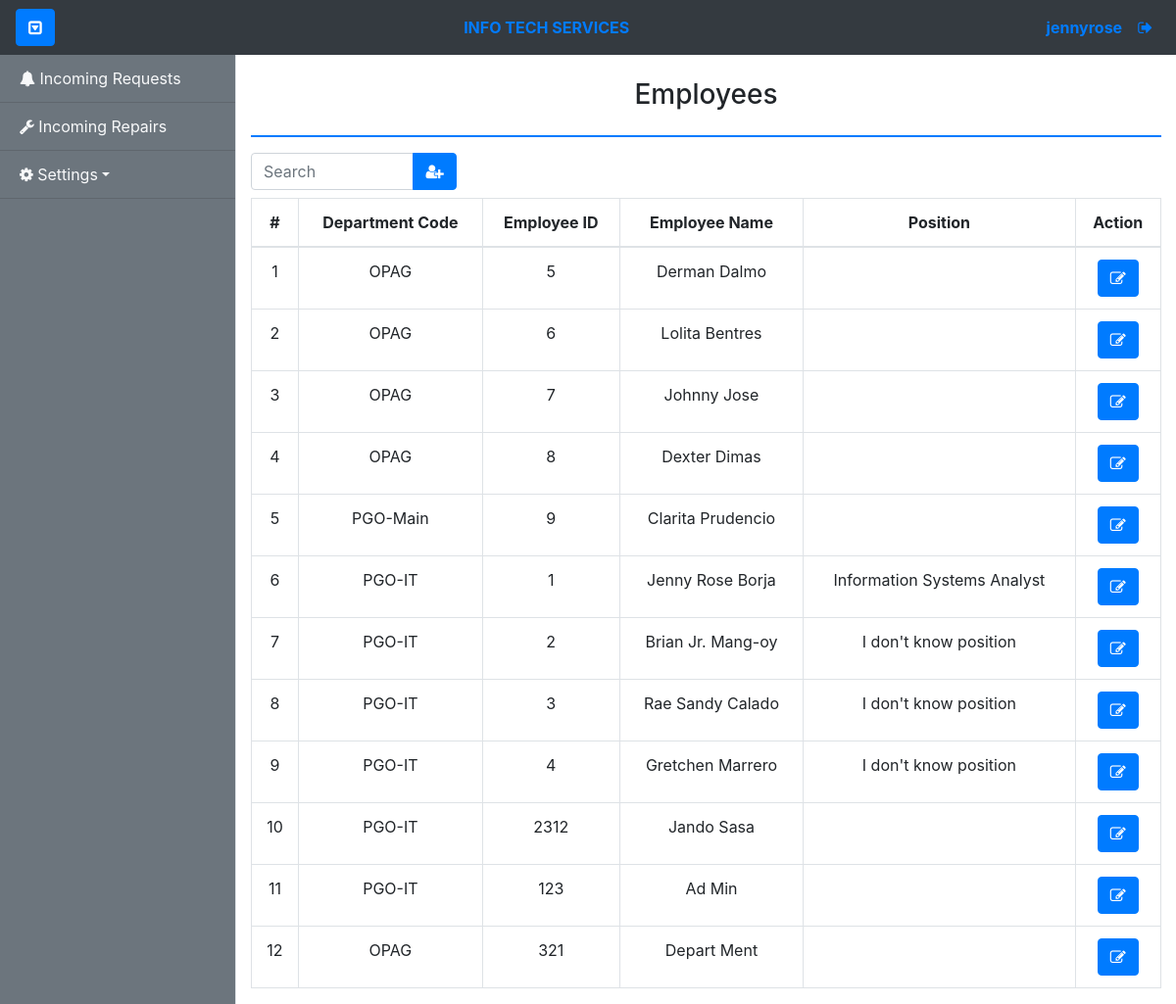
Screenshot of /admin/settings/employees.php (signed in) with the database file from the repository.
### tables this page shows
CREATE TABLE `employee_tbl` (
  `emp_id` int(11) NOT NULL,
  `dept_id` int(11) DEFAULT NULL,
  `emp_idnum` int(255) NOT NULL,
  `emp_fname` varchar(255) NOT NULL,
  `emp_lname` varchar(255) NOT NULL,
  `emp_position` varchar(255) DEFAULT NULL
);

CREATE TABLE `department_tbl` (
  `dept_id` int(11) NOT NULL,
  `dept_code` varchar(255) NOT NULL,
  `dept_name` varchar(255) NOT NULL
);

### config/controllers/controller.php (called while the page is built, shortened)
<?php
class Controller
{
	public function getEmployee($emp_id = null)
	{
		global $con;
		if ($emp_id == null) {
			$qry = "SELECT * FROM employee_tbl INNER JOIN department_tbl ON employee_tbl.dept_id=department_tbl.dept_id";
			if ($con->query($qry)) {
				$result = $con->query($qry);
				$users = array();
				while ($row = $result->fetch_assoc()) {
					$users[] = $row;
				}
				return $users;
			} else {
				return false;
			}
		}
	}
}

### tables/employee-tbl.php (the view)
<?php
if (!$employees) {
?>
  <div class="alert alert-info text-center">
    <?= "No Data Found!"; ?>
  </div>
<?php
} else {
?>
  <table class="table table-bordered text-center">
    <thead class="">
      <th>#</th>
      <th>Department Code</th>
      <th>Employee ID</th>
      <th>Employee Name</th>
      <th>Position</th>
      <th>Action</th>
    </thead>
    <tbody id="table_body">
      <?php
      $id = 1;
      foreach ($employees as $employee) {
      ?>
        <tr>
          <td> <?= $id ?> </td>
          <td> <?= $employee['dept_code'] ?> </td>
          <td> <?= $employee['emp_idnum'] ?> </td>
          <td> <?= $employee['emp_fname'] ?> <?= $employee['emp_lname'] ?> </td>
          <td> <?= $employee['emp_position'] ?> </td>
          <td>
            <button type="button" class="btn btn-primary edit" id="<?= $employee['emp_id'] ?>" data-toggle="tooltip" title="Edit"><i class="fa fa-pencil-square-o" aria-hidden="true"></i></button>
          </td>
        </tr>
      <?php
        $id += 1;
      }
      ?>
    </tbody>
  </table>
  </div>
  </div>
<?php
}
?>

### css/simple-sidebar.css (style rules this page uses)
body { overflow-x: hidden; }

### rows the page displays
employee_tbl: dept.dept_code "OPAG", emp_idnum "5", emp_fname "Derman", emp_lname "Dalmo"
employee_tbl: dept.dept_code "OPAG", emp_idnum "6", emp_fname "Lolita", emp_lname "Bentres"
employee_tbl: dept.dept_code "OPAG", emp_idnum "7", emp_fname "Johnny", emp_lname "Jose"
employee_tbl: dept.dept_code "OPAG", emp_idnum "8", emp_fname "Dexter", emp_lname "Dimas"
employee_tbl: dept.dept_code "PGO-Main", emp_idnum "9", emp_fname "Clarita", emp_lname "Prudencio"
employee_tbl: dept.dept_code "PGO-IT", emp_idnum "1", emp_fname "Jenny Rose", emp_lname "Borja", emp_position "Information Systems Analyst"
employee_tbl: dept.dept_code "PGO-IT", emp_idnum "2", emp_fname "Brian Jr.", emp_lname "Mang-oy", emp_position "I don't know position"
employee_tbl: dept.dept_code "PGO-IT", emp_idnum "3", emp_fname "Rae Sandy", emp_lname "Calado", emp_position "I don't know position"
employee_tbl: dept.dept_code "PGO-IT", emp_idnum "4", emp_fname "Gretchen", emp_lname "Marrero", emp_position "I don't know position"
employee_tbl: dept.dept_code "PGO-IT", emp_idnum "2312", emp_fname "Jando", emp_lname "Sasa"
employee_tbl: dept.dept_code "PGO-IT", emp_idnum "123", emp_fname "Ad", emp_lname "Min"
employee_tbl: dept.dept_code "OPAG", emp_idnum "321", emp_fname "Depart", emp_lname "Ment"

### other values shown
$_SESSION['username'] "jennyrose"
